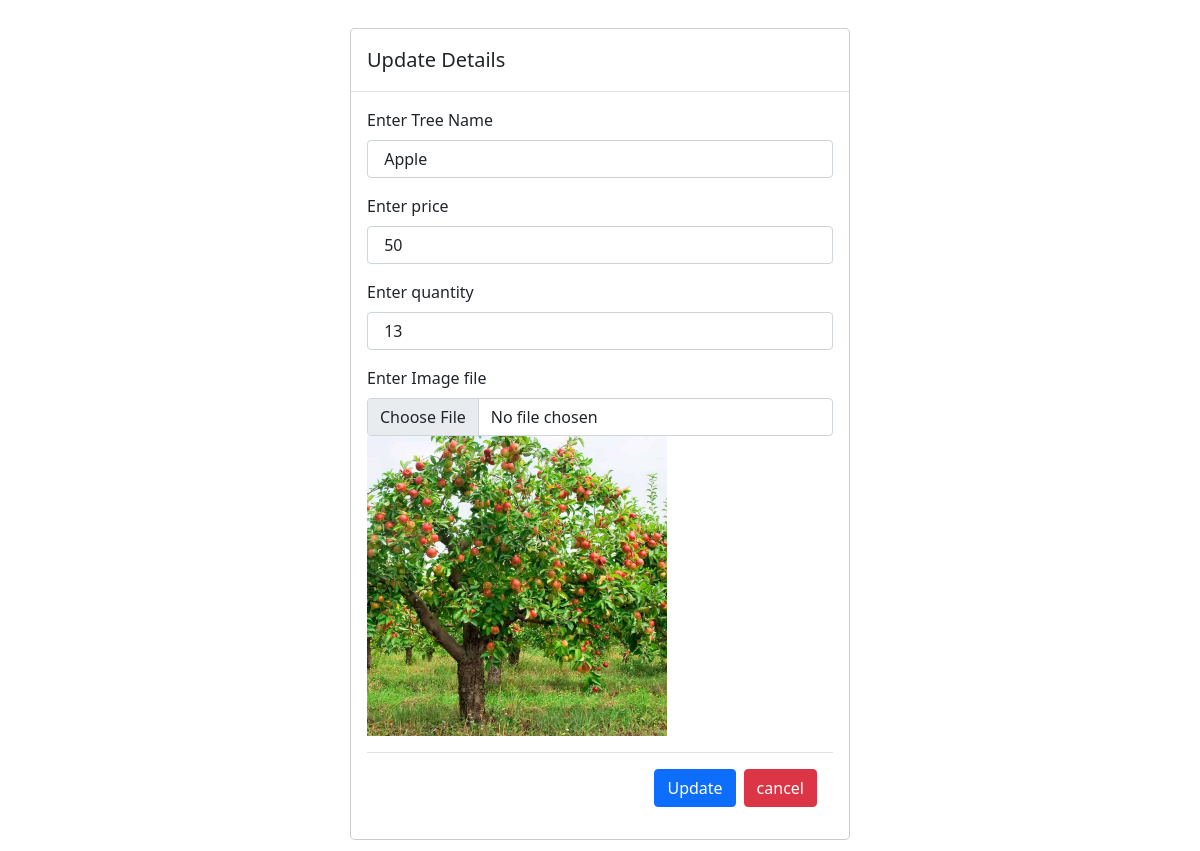
The page /lib/updateForm.php?id=32 on the database its author committed.
### tables this page shows
CREATE TABLE `vegetable` (
  `id` int(10) NOT NULL,
  `name` varchar(20) NOT NULL,
  `price` int(10) NOT NULL,
  `quantity` int(5) NOT NULL,
  `img` varchar(80) NOT NULL,
  `date` datetime NOT NULL DEFAULT current_timestamp()
);

### lib/updateForm.php (the view, shortened to what this page needs)
<?php
include("../database/config.php");
$p_id=$_GET['id'];
$record = mysqli_query($db,"SELECT * FROM `vegetable` WHERE id={$p_id}");
$data = mysqli_fetch_array($record);
?>
<!doctype html>
<html lang="en">
<head>
    <link href="https://cdn.jsdelivr.net/npm/bootstrap@5.0.2/dist/css/bootstrap.min.css" rel="stylesheet"
>
</head>
<body>
    <div class="container">
        <div class="modal-dialog">
            <div class="modal-content">
                <div class="modal-header">
                    <h5 class="modal-title">Update Details</h5>
                </div>
                <div class="modal-body">
                    <form method="POST" action="update.php" enctype="multipart/form-data">
                        <div class=" mb-3">
                            <label for="name" class="form-label">Enter Tree Name</label>
                            <input type="text" class="form-control" id="name" name="name"
                                value=" <?php echo $data["name"] ?> " required>
                        </div>
                        <div class="mb-3">
                            <label for="price" class="form-label">Enter price</label>
                            <input type="text" class="form-control" id="price" name="price"
                                value=" <?php echo $data["price"] ?> " required>
                        </div>
                        <div class="mb-3">
                            <label for="number" class="form-label">Enter quantity</label>
                            <input type="text" class="form-control" id="number" name="qty"
                                value=" <?php echo $data["quantity"] ?> " required>
                        </div>
                        <div class="mb-3">
                            <label for="number" class="form-label">Enter Image file</label>
                            <td><input type="file" class="form-control" id="img" name="image"
                                    value=" <?php echo $data["img"] ?> "> <img src="../<?php echo $data["img"] ?>"
                                    alt="" style="width:300px" ;style="height:300px" ;>
                            </td>
                        </div>
                        <div class=" modal-footer">
                            <button class="btn btn-primary" type="submit" name="update">
                                Update</button>
                            <a href="../vegetable.php"><button class="btn btn-danger" type="button"
                                    data-bs-dismiss="modal">cancel</button></a>
                        </div>
                    </form>
                </div>
            </div>
        </div>
    </div>
</body>
</html>

### rows shown on the page
vegetable: name "Apple", price "50", qty "13", img (picture)
